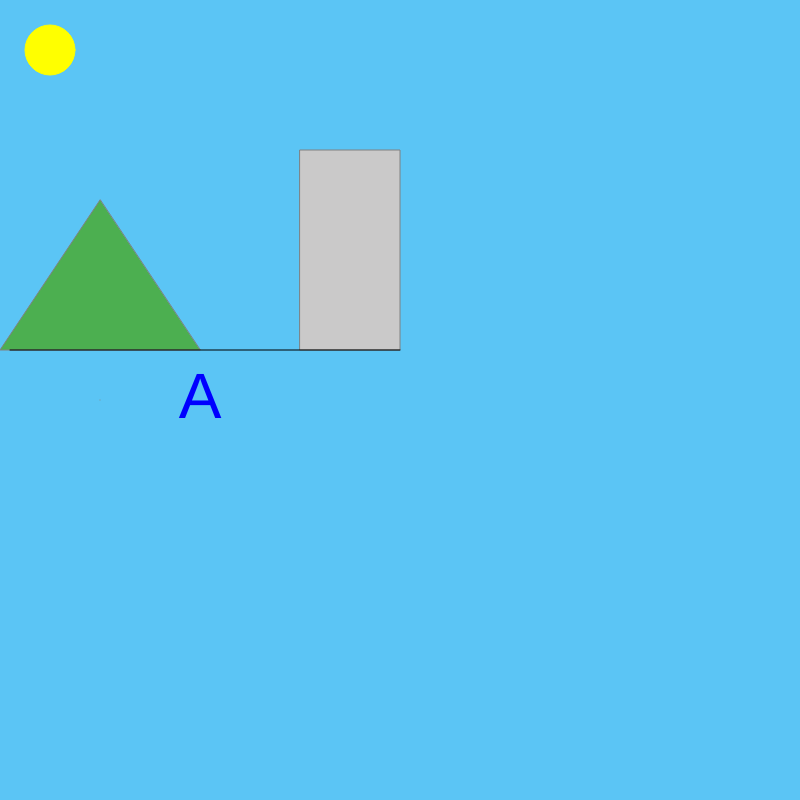
Frame 1 (no input)
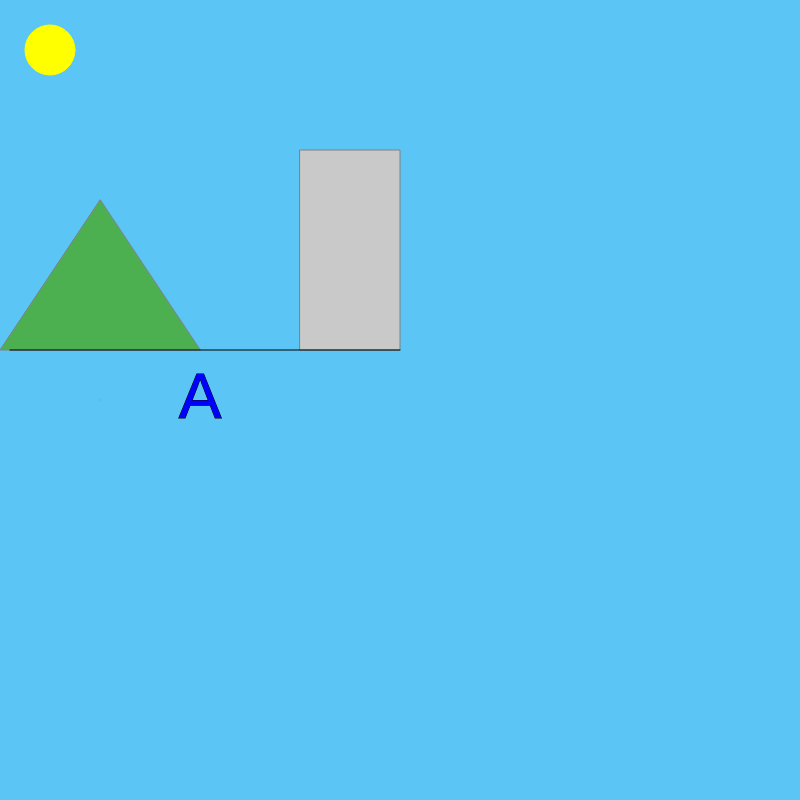
Frame 60 (no input)
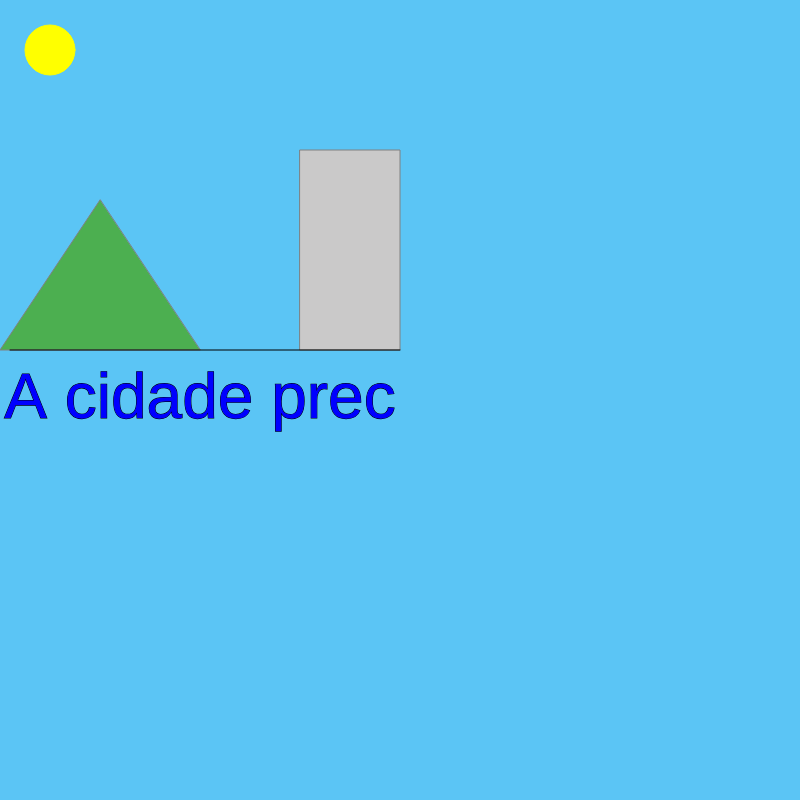
Frame 120 (the mouse pressed at the canvas centre since frame 60)

The p5.js sketch that drew these frames (run headless with seeded random() and noise() and a simulated clock; from frame 60 on, the mouse is pressed at the canvas centre):

// p5.js sketch
// ── sketch.js
let palavra

function setup() {
  createCanvas(800, 800);
  palavra = palavraAleatoria();
}

function draw() {
  inicializaCores();
  let texto = palavraParcial(0, width);
  text(texto, 200, 400);
    
  //retângulo
 stroke("yellow");
 fill("yellow");
 circle(50,50,50,100);
  //círculo
  
  stroke("grey");
 fill("#4CAF50");
 triangle(100,400,100);
  //triângulo
 
 triangle(100,200,0, 350,200, 350); //largura, altura, reta AB, reta BC
  
   //quadrado
 fill("#CAC9C9")
 rect(300,150,100,200); //apenas largura, altura e um dos lados, visto que todos são iguais
  //linha
  
 stroke("black");
 fill("black");
  line(10,350,400,350); //largura e altura do início e fim da linha
}

function palavraAleatoria() {
 
  let palavras = ["CCM EDITE", "Agrinho 2025", "Turvo-Paraná", "Juntos somos mais", "A cidade precisa do campo", "O campo precisa da cidade"];
 
  return random(palavras);
}

function inicializaCores() {
  background("#5BC5F5");
  fill("blue");
  textSize(64);
  textAlign(CENTER, CENTER);
}

function palavraParcial(minimo, maximo) {
  let quantidade = map(mouseX, minimo, maximo, 1, palavra.length);
  let parcial = palavra.substring(0, quantidade);
  return parcial;
}
